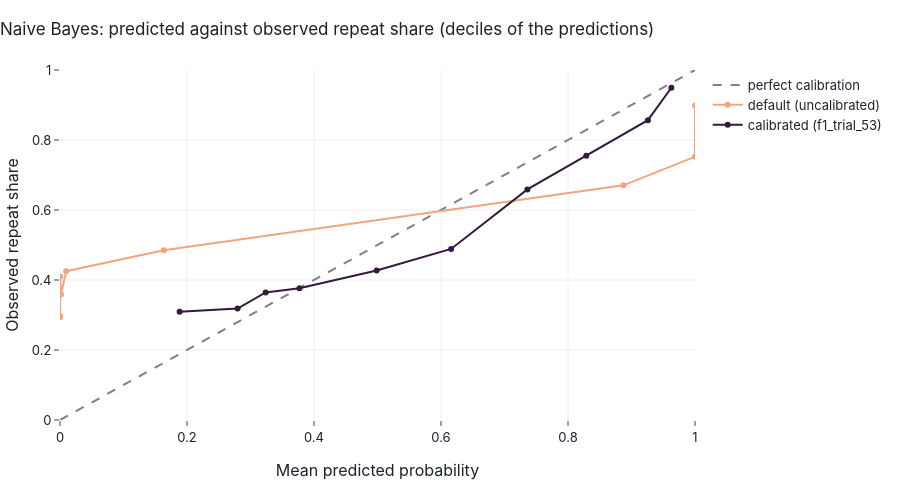

The cell this chart's notebook holds for it:
### Markdown cell above
Calibration raises F1 by about +0.024, but the customer-bootstrap interval [-0.004, 0.071] includes zero, so under the decision rule the default stays. ROC-AUC does not move (0.756), because isotonic calibration keeps the order of the predictions and only changes their scale.

### Code cell
# Reliability on the pooled development predictions: default against the best calibrated trial
best_calibrated = board_nb_tuned.drop(index="default").sort_values("f1", ascending=False).index[0]
curves = {"default (uncalibrated)": runs["default"][1], f"calibrated ({best_calibrated})": runs[best_calibrated][1]}

fig = go.Figure()
fig.add_trace(go.Scatter(x=[0, 1], y=[0, 1], mode="lines", name="perfect calibration",
                         line=dict(dash="dash", color="grey")))
brier = {}
for name, oof in curves.items():
    observed, predicted = calibration_curve(oof["y"], oof["p"], n_bins=10, strategy="quantile")
    brier[name] = brier_score_loss(oof["y"], oof["p"])
    fig.add_trace(go.Scatter(x=predicted, y=observed, mode="lines+markers", name=name,
                             hovertemplate="predicted %{x:.2f}<br>observed %{y:.2f}<extra>" + name + "</extra>"))
fig.update_layout(
    title="Naive Bayes: predicted against observed repeat share (deciles of the predictions)",
    xaxis=dict(title="Mean predicted probability", range=[0, 1]),
    yaxis=dict(title="Observed repeat share", range=[0, 1]),
    height=480,
)
fig.write_html(FIGURES_DIR / "04_naive_bayes_calibration.html", **HTML_OPTIONS)
fig.write_image(FIGURES_DIR / "04_naive_bayes_calibration.png", **PNG_OPTIONS)
fig.show()

print({name: round(value, 3) for name, value in brier.items()})

### Figure 1 — Plotly figure (JSON) as saved in the notebook; plotly's stock layout.template omitted (floating-point values rounded to 4 significant figures)
{"data": [{"line": {"color": "grey", "dash": "dash"}, "mode": "lines", "name": "perfect calibration", "type": "scatter", "x": [0, 1], "y": [0, 1]}, {"hovertemplate": "predicted %{x:.2f}<br>observed %{y:.2f}<extra>default (uncalibrated)</extra>", "mode": "lines+markers", "name": "default (uncalibrated)", "type": "scatter", "x": [4.986e-06, 4.079e-05, 0.0002767, 0.001606, 0.009757, 0.1634, 0.8872, 0.9998, 1.0], "y": [0.2977, 0.2939, 0.41, 0.3588, 0.4253, 0.4847, 0.6705, 0.7519, 0.8987]}, {"hovertemplate": "predicted %{x:.2f}<br>observed %{y:.2f}<extra>calibrated (f1_trial_53)</extra>", "mode": "lines+markers", "name": "calibrated (f1_trial_53)", "type": "scatter", "x": [0.1884, 0.2797, 0.3239, 0.3771, 0.4987, 0.6159, 0.7361, 0.8288, 0.9259, 0.9628], "y": [0.3092, 0.3185, 0.3643, 0.3765, 0.4269, 0.4887, 0.6589, 0.7548, 0.8566, 0.9494]}], "layout": {"height": 480, "title": {"text": "Naive Bayes: predicted against observed repeat share (deciles of the predictions)"}, "xaxis": {"range": [0, 1], "title": {"text": "Mean predicted probability"}}, "yaxis": {"range": [0, 1], "title": {"text": "Observed repeat share"}}}}
